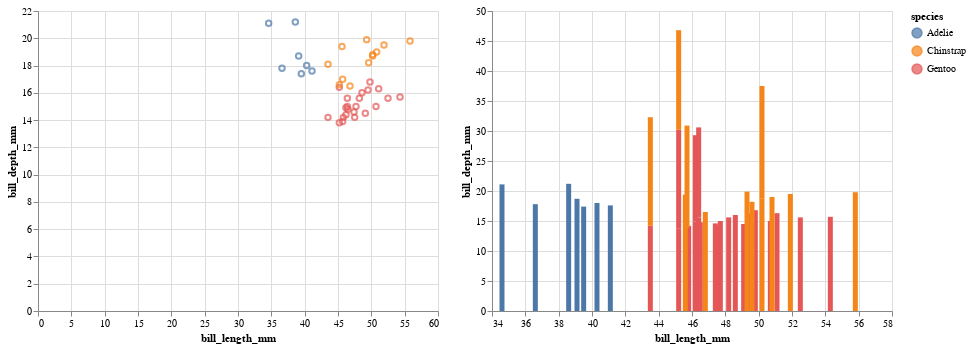

This figure's notebook cell:
### Markdown cell above
Two plots are defined: a scatter plot and a bar plot. Both plots are encoded with petal length on the x-axis and petal width on the y-axis, colored by species.

The scatter plot (mark_point()) visualizes the relationship between petal length and petal width, with each point representing an observation in the dataset colored by species.

The bar plot (mark_bar()) displays a similar relationship using bars, providing a different visual perspective on the data.

### Code cell
import altair as alt
import pandas as pd
scatterplot= alt.Chart(df28).mark_point().encode(
    x=('bill_length_mm'), #assigning the petal length on the x-axis
    y=('bill_depth_mm'), #assigning the petal width on the Y-axis
    color='species', #assigning color to species

)
barPlot=alt.Chart(df28).mark_bar().encode(
     x=('bill_length_mm'), #assign the petal length on the x-axis
    y=('bill_depth_mm'),#assign the petal width on Y-axis
    color='species' #assigning color to species
).interactive()

alt.hconcat(scatterplot, barPlot) #concatenate two plots

### Figure 1 — Vega-Lite specification as saved in the notebook (floating-point values rounded to 4 significant figures)
{"config": {"view": {"continuousWidth": 400, "continuousHeight": 300}}, "hconcat": [{"mark": "point", "encoding": {"color": {"field": "species", "type": "nominal"}, "x": {"field": "bill_length_mm", "type": "quantitative"}, "y": {"field": "bill_depth_mm", "type": "quantitative"}}}, {"mark": "bar", "encoding": {"color": {"field": "species", "type": "nominal"}, "x": {"field": "bill_length_mm", "type": "quantitative"}, "y": {"field": "bill_depth_mm", "type": "quantitative"}}, "selection": {"selector003": {"type": "interval", "bind": "scales", "encodings": ["x", "y"]}}}], "data": {"name": "data-9a034b6723ae0a0816abb8d4e5b74a30"}, "$schema": "https://vega.github.io/schema/vega-lite/v4.17.0.json", "datasets": {"data-9a034b6723ae0a0816abb8d4e5b74a30": [{"species": "Adelie", "island": "Torgersen", "bill_length_mm": 39.1, "bill_depth_mm": 18.7, "flipper_length_mm": 181, "body_mass_g": 3750, "sex": "male"}, {"species": "Adelie", "island": "Torgersen", "bill_length_mm": 39.5, "bill_depth_mm": 17.4, "flipper_length_mm": 186, "body_mass_g": 3800, "sex": "female"}, {"species": "Adelie", "island": "Torgersen", "bill_length_mm": 40.3, "bill_depth_mm": 18.0, "flipper_length_mm": 195, "body_mass_g": 3250, "sex": "female"}, {"species": "Adelie", "island": "Torgersen", "bill_length_mm": 41.1, "bill_depth_mm": 17.6, "flipper_length_mm": 182, "body_mass_g": 3200, "sex": "female"}, {"species": "Adelie", "island": "Torgersen", "bill_length_mm": 38.6, "bill_depth_mm": 21.2, "flipper_length_mm": 191, "body_mass_g": 3800, "sex": "male"}, {"species": "Adelie", "island": "Torgersen", "bill_length_mm": 34.6, "bill_depth_mm": 21.1, "flipper_length_mm": 198, "body_mass_g": 4400, "sex": "male"}, {"species": "Adelie", "island": "Torgersen", "bill_length_mm": 36.6, "bill_depth_mm": 17.8, "flipper_length_mm": 185, "body_mass_g": 3700, "sex": "female"}, {"species": "Gentoo", "island": "Biscoe", "bill_length_mm": 46.2, "bill_depth_mm": 14.9, "flipper_length_mm": 221, "body_mass_g": 5300, "sex": "male"}, {"species": "Gentoo", "island": "Biscoe", "bill_length_mm": 45.7, "bill_depth_mm": 13.9, "flipper_length_mm": 214, "body_mass_g": 4400, "sex": "female"}, {"species": "Gentoo", "island": "Biscoe", "bill_length_mm": 54.3, "bill_depth_mm": 15.7, "flipper_length_mm": 231, "body_mass_g": 5650, "sex": "male"}, {"species": "Gentoo", "island": "Biscoe", "bill_length_mm": 45.8, "bill_depth_mm": 14.2, "flipper_length_mm": 219, "body_mass_g": 4700, "sex": "female"}, {"species": "Gentoo", "island": "Biscoe", "bill_length_mm": 49.8, "bill_depth_mm": 16.8, "flipper_length_mm": 230, "body_mass_g": 5700, "sex": "male"}, {"species": "Gentoo", "island": "Biscoe", "bill_length_mm": 46.2, "bill_depth_mm": 14.4, "flipper_length_mm": 214, "body_mass_g": 4650, "sex": null}, {"species": "Gentoo", "island": "Biscoe", "bill_length_mm": 49.5, "bill_depth_mm": 16.2, "flipper_length_mm": 229, "body_mass_g": 5800, "sex": "male"}, {"species": "Gentoo", "island": "Biscoe", "bill_length_mm": 43.5, "bill_depth_mm": 14.2, "flipper_length_mm": 220, "body_mass_g": 4700, "sex": "female"}, {"species": "Gentoo", "island": "Biscoe", "bill_length_mm": 50.7, "bill_depth_mm": 15.0, "flipper_length_mm": 223, "body_mass_g": 5550, "sex": "male"}, {"species": "Gentoo", "island": "Biscoe", "bill_length_mm": 47.7, "bill_depth_mm": 15.0, "flipper_length_mm": 216, "body_mass_g": 4750, "sex": "female"}, {"species": "Gentoo", "island": "Biscoe", "bill_length_mm": 46.4, "bill_depth_mm": 15.6, "flipper_length_mm": 221, "body_mass_g": 5000, "sex": "male"}, {"species": "Gentoo", "island": "Biscoe", "bill_length_mm": 48.2, "bill_depth_mm": 15.6, "flipper_length_mm": 221, "body_mass_g": 5100, "sex": "male"}, {"species": "Gentoo", "island": "Biscoe", "bill_length_mm": 46.5, "bill_depth_mm": 14.8, "flipper_length_mm": 217, "body_mass_g": 5200, "sex": "female"}, {"species": "Gentoo", "island": "Biscoe", "bill_length_mm": 46.4, "bill_depth_mm": 15.0, "flipper_length_mm": 216, "body_mass_g": 4700, "sex": "female"}, {"species": "Gentoo", "island": "Biscoe", "bill_length_mm": 48.6, "bill_depth_mm": 16.0, "flipper_length_mm": 230, "body_mass_g": 5800, "sex": "male"}, {"species": "Gentoo", "island": "Biscoe", "bill_length_mm": 47.5, "bill_depth_mm": 14.2, "flipper_length_mm": 209, "body_mass_g": 4600, "sex": "female"}, {"species": "Gentoo", "island": "Biscoe", "bill_length_mm": 51.1, "bill_depth_mm": 16.3, "flipper_length_mm": 220, "body_mass_g": 6000, "sex": "male"}, {"species": "Gentoo", "island": "Biscoe", "bill_length_mm": 45.2, "bill_depth_mm": 13.8, "flipper_length_mm": 215, "body_mass_g": 4750, "sex": "female"}, {"species": "Gentoo", "island": "Biscoe", "bill_length_mm": 45.2, "bill_depth_mm": 16.4, "flipper_length_mm": 223, "body_mass_g": 5950, "sex": "male"}, {"species": "Gentoo", "island": "Biscoe", "bill_length_mm": 49.1, "bill_depth_mm": 14.5, "flipper_length_mm": 212, "body_mass_g": 4625, "sex": "female"}, {"species": "Gentoo", "island": "Biscoe", "bill_length_mm": 52.5, "bill_depth_mm": 15.6, "flipper_length_mm": 221, "body_mass_g": 5450, "sex": "male"}, {"species": "Gentoo", "island": "Biscoe", "bill_length_mm": 47.4, "bill_depth_mm": 14.6, "flipper_length_mm": 212, "body_mass_g": 4725, "sex": "female"}, {"species": "Chinstrap", "island": "Dream", "bill_length_mm": 45.2, "bill_depth_mm": 16.6, "flipper_length_mm": 191, "body_mass_g": 3250, "sex": "female"}, {"species": "Chinstrap", "island": "Dream", "bill_length_mm": 49.3, "bill_depth_mm": 19.9, "flipper_length_mm": 203, "body_mass_g": 4050, "sex": "male"}, {"species": "Chinstrap", "island": "Dream", "bill_length_mm": 50.2, "bill_depth_mm": 18.8, "flipper_length_mm": 202, "body_mass_g": 3800, "sex": "male"}, {"species": "Chinstrap", "island": "Dream", "bill_length_mm": 45.6, "bill_depth_mm": 19.4, "flipper_length_mm": 194, "body_mass_g": 3525, "sex": "female"}, {"species": "Chinstrap", "island": "Dream", "bill_length_mm": 51.9, "bill_depth_mm": 19.5, "flipper_length_mm": 206, "body_mass_g": 3950, "sex": "male"}, {"species": "Chinstrap", "island": "Dream", "bill_length_mm": 46.8, "bill_depth_mm": 16.5, "flipper_length_mm": 189, "body_mass_g": 3650, "sex": "female"}, {"species": "Chinstrap", "island": "Dream", "bill_length_mm": 45.7, "bill_depth_mm": 17.0, "flipper_length_mm": 195, "body_mass_g": 3650, "sex": "female"}, {"species": "Chinstrap", "island": "Dream", "bill_length_mm": 55.8, "bill_depth_mm": 19.8, "flipper_length_mm": 207, "body_mass_g": 4000, "sex": "male"}, {"species": "Chinstrap", "island": "Dream", "bill_length_mm": 43.5, "bill_depth_mm": 18.1, "flipper_length_mm": 202, "body_mass_g": 3400, "sex": "female"}, {"species": "Chinstrap", "island": "Dream", "bill_length_mm": 49.6, "bill_depth_mm": 18.2, "flipper_length_mm": 193, "body_mass_g": 3775, "sex": "male"}, {"species": "Chinstrap", "island": "Dream", "bill_length_mm": 50.8, "bill_depth_mm": 19.0, "flipper_length_mm": 210, "body_mass_g": 4100, "sex": "male"}, {"species": "Chinstrap", "island": "Dream", "bill_length_mm": 50.2, "bill_depth_mm": 18.7, "flipper_length_mm": 198, "body_mass_g": 3775, "sex": "female"}]}}
